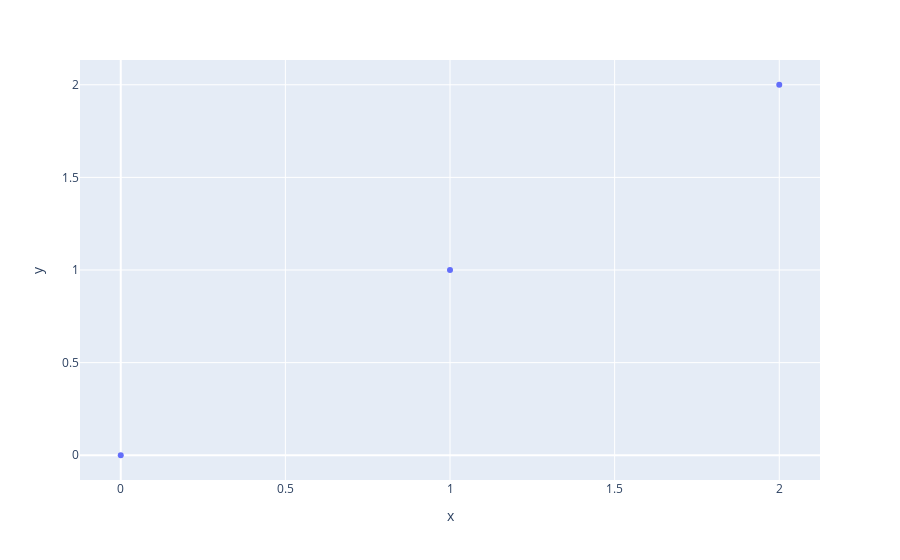

Notebook code for this chart:
### Code cell
fig = px.scatter(x=range(3), y=range(3))
fig.show()

### Figure 1 — Plotly figure (JSON) as saved in the notebook; plotly's stock layout.template omitted (floating-point values rounded to 4 significant figures)
{"data": [{"hovertemplate": "x=%{x}<br>y=%{y}<extra></extra>", "legendgroup": "", "marker": {"color": "#636efa", "symbol": "circle"}, "mode": "markers", "name": "", "orientation": "v", "showlegend": false, "type": "scatter", "x": [0, 1, 2], "xaxis": "x", "y": [0, 1, 2], "yaxis": "y"}], "layout": {"legend": {"tracegroupgap": 0}, "margin": {"t": 60}, "xaxis": {"anchor": "y", "domain": [0, 1], "title": {"text": "x"}}, "yaxis": {"anchor": "x", "domain": [0, 1], "title": {"text": "y"}}}}
